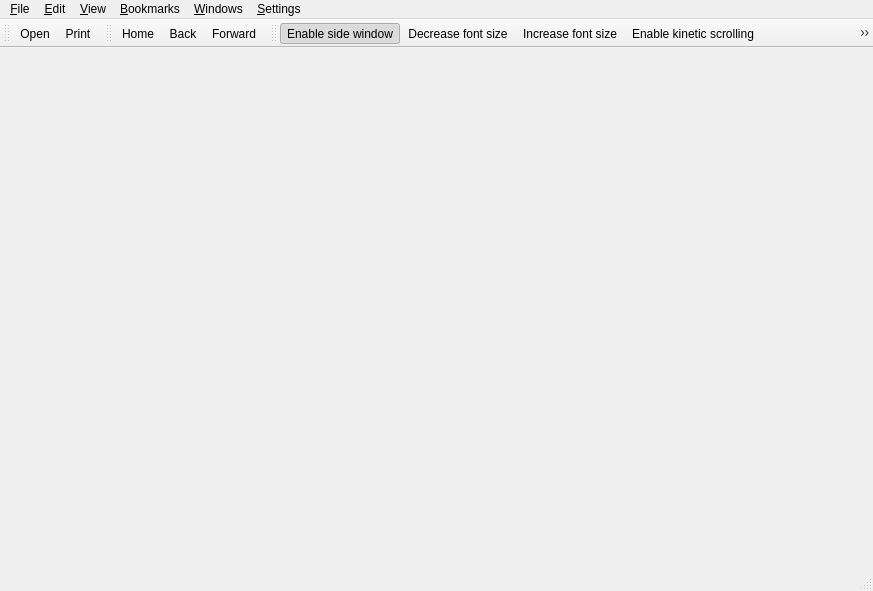
<?xml version="1.0" encoding="UTF-8"?>
<ui version="4.0">
 <class>MainWindow</class>
 <widget class="QMainWindow" name="MainWindow">
  <property name="geometry">
   <rect>
    <x>0</x>
    <y>0</y>
    <width>873</width>
    <height>591</height>
   </rect>
  </property>
  <property name="windowTitle">
   <string>kchmviewer</string>
  </property>
  <widget class="QWidget" name="widget"/>
  <widget class="QMenuBar" name="menubar">
   <property name="geometry">
    <rect>
     <x>0</x>
     <y>0</y>
     <width>873</width>
     <height>21</height>
    </rect>
   </property>
   <widget class="QMenu" name="menu_Settings">
    <property name="title">
     <string>&amp;Settings</string>
    </property>
    <addaction name="settings_SettingsAction"/>
   </widget>
   <widget class="QMenu" name="menu_Bookmarks">
    <property name="title">
     <string>&amp;Bookmarks</string>
    </property>
    <addaction name="bookmark_AddAction"/>
    <addaction name="separator"/>
   </widget>
   <widget class="QMenu" name="menu_File">
    <property name="title">
     <string>&amp;File</string>
    </property>
    <addaction name="file_Open_action"/>
    <addaction name="file_Print_action"/>
    <addaction name="separator"/>
    <addaction name="file_ExtractCHMAction"/>
   </widget>
   <widget class="QMenu" name="menu_Edit">
    <property name="title">
     <string>&amp;Edit</string>
    </property>
    <addaction name="edit_Copy_action"/>
    <addaction name="edit_SelectAll_action"/>
    <addaction name="separator"/>
    <addaction name="edit_FindAction"/>
   </widget>
   <widget class="QMenu" name="menu_View">
    <property name="title">
     <string>&amp;View</string>
    </property>
    <addaction name="view_Increase_font_size_action"/>
    <addaction name="view_Decrease_font_size_action"/>
    <addaction name="view_View_HTML_source_action"/>
    <addaction name="separator"/>
    <addaction name="action_Hide_menu_bar"/>
    <addaction name="view_Toggle_fullscreen_action"/>
    <addaction name="view_Toggle_contents_action"/>
    <addaction name="view_Locate_in_contents_action"/>
    <addaction name="separator"/>
    <addaction name="view_Enable_kinetic_scrolling"/>
    <addaction name="view_Set_encoding_action"/>
   </widget>
   <widget class="QMenu" name="menu_Windows">
    <property name="title">
     <string>&amp;Windows</string>
    </property>
    <addaction name="action_Close_window"/>
    <addaction name="separator"/>
   </widget>
   <addaction name="menu_File"/>
   <addaction name="menu_Edit"/>
   <addaction name="menu_View"/>
   <addaction name="menu_Bookmarks"/>
   <addaction name="menu_Windows"/>
   <addaction name="menu_Settings"/>
  </widget>
  <widget class="QToolBar" name="mainToolbar">
   <property name="windowTitle">
    <string>general toolbar</string>
   </property>
   <property name="orientation">
    <enum>Qt::Horizontal</enum>
   </property>
   <attribute name="toolBarArea">
    <enum>TopToolBarArea</enum>
   </attribute>
   <attribute name="toolBarBreak">
    <bool>false</bool>
   </attribute>
   <addaction name="file_Open_action"/>
   <addaction name="file_Print_action"/>
  </widget>
  <widget class="QToolBar" name="navToolbar">
   <property name="windowTitle">
    <string>navigation toolbar</string>
   </property>
   <property name="orientation">
    <enum>Qt::Horizontal</enum>
   </property>
   <attribute name="toolBarArea">
    <enum>TopToolBarArea</enum>
   </attribute>
   <attribute name="toolBarBreak">
    <bool>false</bool>
   </attribute>
   <addaction name="nav_actionHome"/>
   <addaction name="nav_action_Back"/>
   <addaction name="nav_actionForward"/>
  </widget>
  <widget class="QToolBar" name="viewToolbar">
   <property name="windowTitle">
    <string>action toolbar</string>
   </property>
   <property name="orientation">
    <enum>Qt::Horizontal</enum>
   </property>
   <attribute name="toolBarArea">
    <enum>TopToolBarArea</enum>
   </attribute>
   <attribute name="toolBarBreak">
    <bool>false</bool>
   </attribute>
   <addaction name="view_Toggle_contents_action"/>
   <addaction name="view_Decrease_font_size_action"/>
   <addaction name="view_Increase_font_size_action"/>
   <addaction name="view_Enable_kinetic_scrolling"/>
   <addaction name="view_View_HTML_source_action"/>
   <addaction name="view_Locate_in_contents_action"/>
   <addaction name="bookmark_AddAction"/>
   <addaction name="nav_actionPreviousPage"/>
   <addaction name="nav_actionNextPageToc"/>
  </widget>
  <widget class="QStatusBar" name="mainStatusBar"/>
  <action name="file_Print_action">
   <property name="icon">
    <iconset resource="resources/images.qrc">
     <normaloff>:/images/icon_print.png</normaloff>:/images/icon_print.png</iconset>
   </property>
   <property name="text">
    <string>&amp;Print...</string>
   </property>
   <property name="iconText">
    <string>Print</string>
   </property>
   <property name="toolTip">
    <string>Print current page</string>
   </property>
   <property name="whatsThis">
    <string>Prints currently opened page.</string>
   </property>
   <property name="shortcut">
    <string>Ctrl+P</string>
   </property>
  </action>
  <action name="file_exit_action">
   <property name="text">
    <string>&amp;Quit</string>
   </property>
   <property name="iconText">
    <string>Exit</string>
   </property>
   <property name="whatsThis">
    <string>Exits the application</string>
   </property>
   <property name="shortcut">
    <string>Ctrl+Q</string>
   </property>
  </action>
  <action name="edit_Copy_action">
   <property name="icon">
    <iconset resource="resources/images.qrc">
     <normaloff>:/images/icon_copy.png</normaloff>:/images/icon_copy.png</iconset>
   </property>
   <property name="text">
    <string>C&amp;opy</string>
   </property>
   <property name="iconText">
    <string>Copy</string>
   </property>
   <property name="whatsThis">
    <string>Copies selected content to clipboard</string>
   </property>
   <property name="shortcut">
    <string>Ctrl+C</string>
   </property>
  </action>
  <action name="edit_SelectAll_action">
   <property name="icon">
    <iconset>
     <normaloff>image8</normaloff>image8</iconset>
   </property>
   <property name="text">
    <string>&amp;Select All</string>
   </property>
   <property name="iconText">
    <string>Paste</string>
   </property>
   <property name="whatsThis">
    <string>Selects everything in the document</string>
   </property>
   <property name="shortcut">
    <string>Ctrl+V</string>
   </property>
  </action>
  <action name="edit_FindAction">
   <property name="icon">
    <iconset resource="resources/images.qrc">
     <normaloff>:/images/icon_find.png</normaloff>:/images/icon_find.png</iconset>
   </property>
   <property name="text">
    <string>&amp;Find...</string>
   </property>
   <property name="iconText">
    <string>Find</string>
   </property>
   <property name="toolTip">
    <string>Find text in currently opened page</string>
   </property>
   <property name="whatsThis">
    <string>Enters the Find in page mode</string>
   </property>
   <property name="shortcut">
    <string>Ctrl+F</string>
   </property>
  </action>
  <action name="file_ExtractCHMAction">
   <property name="text">
    <string>E&amp;xtract CHM content...</string>
   </property>
   <property name="toolTip">
    <string>Extract the CHM content to the directory</string>
   </property>
   <property name="whatsThis">
    <string>Exctracts the CHM archive content to the specified directory. All the files are extracted.</string>
   </property>
  </action>
  <action name="settings_SettingsAction">
   <property name="text">
    <string>&amp;Application settings...</string>
   </property>
   <property name="toolTip">
    <string>Change the application settings</string>
   </property>
   <property name="whatsThis">
    <string>Change the application settings</string>
   </property>
  </action>
  <action name="bookmark_AddAction">
   <property name="icon">
    <iconset resource="resources/images.qrc">
     <normaloff>:/images/icon_add_bookmark.png</normaloff>:/images/icon_add_bookmark.png</iconset>
   </property>
   <property name="text">
    <string>&amp;Add bookmark</string>
   </property>
   <property name="toolTip">
    <string>Adds a bookmark for currently opened page</string>
   </property>
   <property name="whatsThis">
    <string>Adds a bookmark for currently opened page. Remembers the opened page, and scroll position. Bookmarks are accessible through Bookmarks menu or tab.</string>
   </property>
   <property name="shortcut">
    <string>Ctrl+B</string>
   </property>
  </action>
  <action name="view_Increase_font_size_action">
   <property name="icon">
    <iconset resource="resources/images.qrc">
     <normaloff>:/images/icon_font_increase.png</normaloff>:/images/icon_font_increase.png</iconset>
   </property>
   <property name="text">
    <string>&amp;Increase font size</string>
   </property>
   <property name="toolTip">
    <string>Increase the font size</string>
   </property>
   <property name="whatsThis">
    <string>Increases the document font size. The new font size will be stored.</string>
   </property>
   <property name="shortcut">
    <string>F7</string>
   </property>
  </action>
  <action name="view_Decrease_font_size_action">
   <property name="icon">
    <iconset resource="resources/images.qrc">
     <normaloff>:/images/icon_font_decrease.png</normaloff>:/images/icon_font_decrease.png</iconset>
   </property>
   <property name="text">
    <string>&amp;Decrease font size</string>
   </property>
   <property name="toolTip">
    <string>Decrease the font size</string>
   </property>
   <property name="whatsThis">
    <string>Decreases the document font size. The new font size will be stored.</string>
   </property>
   <property name="shortcut">
    <string>F8</string>
   </property>
  </action>
  <action name="view_View_HTML_source_action">
   <property name="icon">
    <iconset resource="resources/images.qrc">
     <normaloff>:/images/icon_view_source.png</normaloff>:/images/icon_view_source.png</iconset>
   </property>
   <property name="text">
    <string>&amp;View HTML source</string>
   </property>
   <property name="toolTip">
    <string>View HTML source of current page</string>
   </property>
   <property name="whatsThis">
    <string>Shows the HTML source of currently opened page</string>
   </property>
   <property name="shortcut">
    <string>Ctrl+U</string>
   </property>
  </action>
  <action name="view_Toggle_fullscreen_action">
   <property name="checkable">
    <bool>true</bool>
   </property>
   <property name="text">
    <string>Enable &amp;full screen mode</string>
   </property>
   <property name="whatsThis">
    <string>Enters or leaves the fullscreen mode</string>
   </property>
   <property name="shortcut">
    <string>F11</string>
   </property>
   <property name="autoRepeat">
    <bool>false</bool>
   </property>
  </action>
  <action name="view_Toggle_contents_action">
   <property name="checkable">
    <bool>true</bool>
   </property>
   <property name="checked">
    <bool>true</bool>
   </property>
   <property name="icon">
    <iconset resource="resources/images.qrc">
     <normaloff>:/images/icon_show_hide_toc.png</normaloff>:/images/icon_show_hide_toc.png</iconset>
   </property>
   <property name="text">
    <string>Enable &amp;side window</string>
   </property>
   <property name="whatsThis">
    <string>Shows or hides the size window (with Content, Index, Search and Bookmark tabs)</string>
   </property>
   <property name="shortcut">
    <string>F9</string>
   </property>
   <property name="autoRepeat">
    <bool>false</bool>
   </property>
  </action>
  <action name="view_Locate_in_contents_action">
   <property name="icon">
    <iconset resource="resources/images.qrc">
     <normaloff>:/images/icon_locate_in_content.png</normaloff>:/images/icon_locate_in_content.png</iconset>
   </property>
   <property name="text">
    <string>&amp;Locate in contents window</string>
   </property>
   <property name="toolTip">
    <string>Locate the current page in contents window</string>
   </property>
   <property name="whatsThis">
    <string>If the current page is present in the Table of Contents, locate it there. </string>
   </property>
   <property name="shortcut">
    <string>Ctrl+</string>
   </property>
  </action>
  <action name="view_Set_encoding_action">
   <property name="text">
    <string>Set &amp;encoding</string>
   </property>
   <property name="whatsThis">
    <string>Changes the current document encoding. </string>
   </property>
  </action>
  <action name="file_Open_action">
   <property name="icon">
    <iconset resource="resources/images.qrc">
     <normaloff>:/images/icon_open_file.png</normaloff>:/images/icon_open_file.png</iconset>
   </property>
   <property name="text">
    <string>&amp;Open...</string>
   </property>
   <property name="toolTip">
    <string>Open a CHM file</string>
   </property>
   <property name="whatsThis">
    <string>Opens a new CHM file</string>
   </property>
  </action>
  <action name="nav_action_Back">
   <property name="icon">
    <iconset resource="resources/images.qrc">
     <normaloff>:/images/icon_back.png</normaloff>:/images/icon_back.png</iconset>
   </property>
   <property name="text">
    <string>Back</string>
   </property>
   <property name="toolTip">
    <string>Navigate back</string>
   </property>
   <property name="whatsThis">
    <string>Navigate back in navigation history</string>
   </property>
  </action>
  <action name="nav_actionForward">
   <property name="icon">
    <iconset resource="resources/images.qrc">
     <normaloff>:/images/icon_forward.png</normaloff>:/images/icon_forward.png</iconset>
   </property>
   <property name="text">
    <string>Forward</string>
   </property>
   <property name="toolTip">
    <string>Navigate forward</string>
   </property>
   <property name="whatsThis">
    <string>Navigate forward in navigation history</string>
   </property>
  </action>
  <action name="nav_actionHome">
   <property name="icon">
    <iconset resource="resources/images.qrc">
     <normaloff>:/images/icon_home.png</normaloff>:/images/icon_home.png</iconset>
   </property>
   <property name="text">
    <string>Home</string>
   </property>
   <property name="toolTip">
    <string>Navigate home</string>
   </property>
   <property name="whatsThis">
    <string>Navigate to the document Home page, as specified in the document.</string>
   </property>
  </action>
  <action name="nav_actionPreviousPage">
   <property name="icon">
    <iconset resource="resources/images.qrc">
     <normaloff>:/images/icon_prev_page.png</normaloff>:/images/icon_prev_page.png</iconset>
   </property>
   <property name="text">
    <string>Previous page in Table of Context</string>
   </property>
   <property name="iconText">
    <string>Previous page in TOC</string>
   </property>
   <property name="toolTip">
    <string>Go to the previous page in the Table of Contents</string>
   </property>
   <property name="whatsThis">
    <string>Go to the previous page in the &lt;b&gt;Table of Contents&lt;/b&gt;&lt;br&gt;&lt;br&gt;&lt;i&gt;Shortcut: Ctrl+Left Arrow&lt;/i&gt;</string>
   </property>
  </action>
  <action name="nav_actionNextPageToc">
   <property name="icon">
    <iconset resource="resources/images.qrc">
     <normaloff>:/images/icon_next_page.png</normaloff>:/images/icon_next_page.png</iconset>
   </property>
   <property name="text">
    <string>Next page in Table of Context</string>
   </property>
   <property name="iconText">
    <string>Next page in TOC</string>
   </property>
   <property name="toolTip">
    <string>Go to the next page in the Table of Contents</string>
   </property>
   <property name="whatsThis">
    <string>Go to the next page in the &lt;b&gt;Table of Contents&lt;/b&gt;&lt;br&gt;&lt;br&gt;&lt;i&gt;Shortcut: Ctrl+Right Arrow&lt;/i&gt;</string>
   </property>
  </action>
  <action name="action_Close_window">
   <property name="text">
    <string>&amp;Close window</string>
   </property>
   <property name="toolTip">
    <string>Close current window</string>
   </property>
   <property name="whatsThis">
    <string>Closes currently opened window</string>
   </property>
   <property name="shortcut">
    <string>Ctrl+W</string>
   </property>
  </action>
  <action name="view_Enable_kinetic_scrolling">
   <property name="checkable">
    <bool>true</bool>
   </property>
   <property name="checked">
    <bool>false</bool>
   </property>
   <property name="enabled">
    <bool>true</bool>
   </property>
   <property name="icon">
    <iconset resource="resources/images.qrc">
     <normaloff>:/images/icon_kinetic_scrolling.png</normaloff>:/images/icon_kinetic_scrolling.png</iconset>
   </property>
   <property name="text">
    <string>Enable &amp;kinetic scrolling</string>
   </property>
   <property name="toolTip">
    <string>Enable scrolling with the finger</string>
   </property>
   <property name="whatsThis">
    <string>Hide the scroll bar, and make it possible to scroll by moving the content page with the mouse/finger</string>
   </property>
   <property name="shortcut">
    <string>Ctrl+K</string>
   </property>
  </action>
  <action name="action_Hide_menu_bar">
   <property name="checkable">
    <bool>true</bool>
   </property>
   <property name="text">
    <string>&amp;Hide menu bar</string>
   </property>
   <property name="toolTip">
    <string>Hide the menu bar</string>
   </property>
   <property name="shortcut">
    <string>Ctrl+H</string>
   </property>
  </action>
 </widget>
 <layoutdefault spacing="6" margin="11"/>
 <resources>
  <include location="resources/images.qrc"/>
 </resources>
 <connections/>
</ui>
